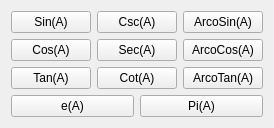
       <widget class="QWidget" name="page_5">
        <layout class="QGridLayout" name="gridLayout_9">
         <item row="0" column="0">
          <layout class="QVBoxLayout" name="verticalLayout_3">
           <item>
            <layout class="QHBoxLayout" name="horizontalLayout_3">
             <item>
              <widget class="QPushButton" name="sinA">
               <property name="text">
                <string>Sin(A)</string>
               </property>
              </widget>
             </item>
             <item>
              <widget class="QPushButton" name="cscA">
               <property name="text">
                <string>Csc(A)</string>
               </property>
              </widget>
             </item>
             <item>
              <widget class="QPushButton" name="AsinA">
               <property name="text">
                <string>ArcoSin(A)</string>
               </property>
              </widget>
             </item>
            </layout>
           </item>
           <item>
            <layout class="QHBoxLayout" name="horizontalLayout_17">
             <item>
              <widget class="QPushButton" name="cosA">
               <property name="text">
                <string>Cos(A)</string>
               </property>
              </widget>
             </item>
             <item>
              <widget class="QPushButton" name="secA">
               <property name="text">
                <string>Sec(A)</string>
               </property>
              </widget>
             </item>
             <item>
              <widget class="QPushButton" name="AcosA">
               <property name="text">
                <string>ArcoCos(A)</string>
               </property>
              </widget>
             </item>
            </layout>
           </item>
           <item>
            <layout class="QHBoxLayout" name="horizontalLayout_18">
             <item>
              <widget class="QPushButton" name="tanA">
               <property name="text">
                <string>Tan(A)</string>
               </property>
              </widget>
             </item>
             <item>
              <widget class="QPushButton" name="cotA">
               <property name="text">
                <string>Cot(A)</string>
               </property>
              </widget>
             </item>
             <item>
              <widget class="QPushButton" name="AtanA">
               <property name="text">
                <string>ArcoTan(A)</string>
               </property>
              </widget>
             </item>
            </layout>
           </item>
           <item>
            <layout class="QHBoxLayout" name="horizontalLayout_19">
             <item>
              <widget class="QPushButton" name="e">
               <property name="text">
                <string>e(A)</string>
               </property>
              </widget>
             </item>
             <item>
              <widget class="QPushButton" name="Pi">
               <property name="text">
                <string>Pi(A)</string>
               </property>
              </widget>
             </item>
            </layout>
           </item>
          </layout>
         </item>
        </layout>
       </widget>
